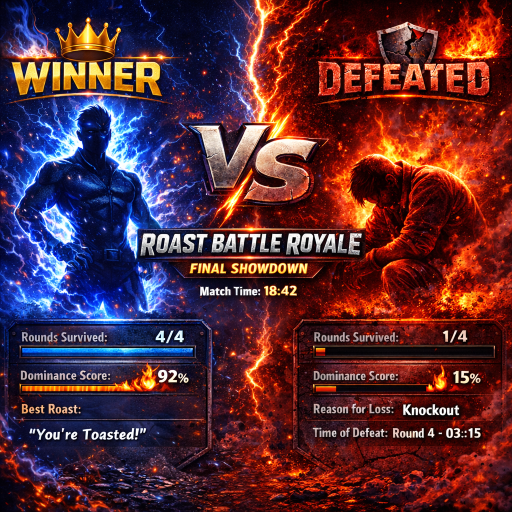
#> input picture core/battle_template.png, 1024 x 1024 px (shown at 1/2 size)
$ python battle_card.py
#> lines starting #> are read from the running program, lines starting #| are printed output that depends on the picture
"""
core/battle_card.py
===================
Overlays dynamic text on battle_template.png.
Fixes: no bar/text overlap, single match time, Roasts Landed (same total both sides).
"""

import os, random, tempfile
from PIL import Image, ImageDraw, ImageFont

TEMPLATE  = os.path.join(os.path.dirname(os.path.abspath(__file__)), "battle_template.png")
LOGO      = os.path.join(os.path.dirname(os.path.abspath(__file__)), "logo.png")
FONT_BOLD = "/usr/share/fonts/truetype/dejavu/DejaVuSans-Bold.ttf"
FONT_REG  = "/usr/share/fonts/truetype/dejavu/DejaVuSans.ttf"
W, H      = 1024, 1024
LOGO_BAR  = 90    # black bar height added above the template for logo

W_GOLD  = (255, 200,  35)
W_GOLD2 = (200, 145,  10)
W_BLUE  = ( 70, 145, 255)
W_WHITE = (225, 235, 255)
L_RED   = (220,  55,  15)
L_FIRE  = (255, 125,  20)
L_WHITE = (255, 210, 185)
WHITE   = (255, 255, 255)
GREY    = (170, 165, 180)

# Full interior of each panel — wipe these completely
LP = (36,  646, 484, 990)     # left  panel interior
RP = (542, 646, 990, 990)     # right panel interior

# Wipe the baked-in match time from template + our row
MT_WIPE = (150, 540, 875, 598)   # wide enough to kill template text


def _f(s, reg=False):
    try:    return ImageFont.truetype(FONT_REG if reg else FONT_BOLD, s)
    except: return ImageFont.load_default()

def _tw(d, t, f): return d.textlength(t, font=f)

def _glow(d, text, font, x, y, fill, gc, p=3, sp=7, a='lt'):
    if a == 'ct': x = int(x - _tw(d, text, font) / 2)
    if a == 'rt': x = int(x - _tw(d, text, font))
    r, g, b = gc
    for i in range(p, 0, -1):
        s = sp * i // p
        al = min(255, int(145 / i))
        for dx in range(-s, s+1, max(1, s//2)):
            for dy in range(-s, s+1, max(1, s//2)):
                d.text((x+dx, y+dy), text, font=font, fill=(r, g, b, al))
    d.text((x, y), text, font=font, fill=fill)

def _shadow(d, text, font, x, y, fill, a='lt', off=2):
    if a == 'ct': x = int(x - _tw(d, text, font) / 2)
    if a == 'rt': x = int(x - _tw(d, text, font))
    d.text((x+off, y+off), text, font=font, fill=(0, 0, 0, 180))
    d.text((x, y),          text, font=font, fill=fill)

def _bar(d, x, y, w, h, pct, col):
    """Progress bar with guaranteed spacing — caller must give correct y."""
    d.rectangle([x, y, x+w, y+h], fill=(10, 8, 20), outline=(50, 48, 65), width=1)
    fw = max(4, int(w * min(pct, 100) / 100))
    r, g, b = col
    for i in range(fw):
        br = 0.45 + 0.55 * (i / max(fw, 1))
        d.line([(x+i, y+1),(x+i, y+h-1)], fill=(int(r*br), int(g*br), int(b*br)))
    if fw > 3:
        d.line([(x+fw-1, y),(x+fw-1, y+h)], fill=col, width=2)

def _divider(d, x1, x2, y, col=(55, 52, 70)):
    d.line([(x1, y),(x2, y)], fill=col, width=1)

def _wrap(d, text, font, mw):
    words, lines, cur = text.split(), [], ""
    for w in words:
        t = (cur + " " + w).strip()
        if _tw(d, t, font) <= mw: cur = t
        else:
            if cur: lines.append(cur)
            cur = w
    if cur: lines.append(cur)
    return lines

def _shame(reason, dh, lr, wr):
    ratio = wr / max(lr, 1)
    pool = (["Tapped out. Couldn't take it.",
             "Waved the white flag. Pathetic.",
             "Quit mid-battle. Zero spine.",
             "Surrendered. This is your legacy."]
            if reason == "surrendered" else
            [f"Went silent for {dh}h. Classic.",
             "Clock finished what they couldn't.",
             "Timed out. Ran out of words.",
             "Ghosted the battle. Very brave."])
    if ratio >= 3: pool.append(f"Outroasted {ratio:.0f}x. Not even close.")
    return random.choice(pool)

def _quote(topic):
    return random.choice([
        f"Destroyed {topic} without breaking a sweat.",
        "Left them with absolutely no comeback.",
        "The roast heard around the world.",
        f"{topic} never recovered from this.",
        "Savage. Clean. Untouchable.",
    ])


def generate_battle_card(battle_data: dict) -> str:
    bid    = battle_data.get("battle_id",    "RB-00000")
    winner = battle_data.get("winner_name",  "WINNER").upper()
    loser  = battle_data.get("loser_name",   "LOSER").upper()
    wr     = int(battle_data.get("winner_roasts", 0))
    lr     = int(battle_data.get("loser_roasts",  0))
    dh     = int(battle_data.get("duration_hrs",  0))
    dm     = int(battle_data.get("duration_mins", 0))
    reason = battle_data.get("loss_reason", "timeout").lower()
    total  = int(battle_data.get("total_rounds", max(wr+lr, 1)))
    topic  = battle_data.get("topic", "Unknown")

    # Both fought same total rounds — difference is roasts LANDED
    w_dom   = min(99, wr * 100 // max(total, 1))
    l_dom   = max(4,  min(25, lr * 100 // max(total, 1)))
    dur     = f"{dh}:{dm:02d}"
    shame   = _shame(reason, dh, lr, wr)
    quote   = _quote(topic)
    r_lbl   = "Knockout" if reason == "timeout" else "Surrender"
    d_time  = f"Round {total}  ·  {dh:02d}:{dm:02d}"

    # ── Load template — paste below logo bar ─────────────────
    template_img = Image.open(TEMPLATE).convert("RGBA")
    template_img = template_img.resize((W, H), Image.LANCZOS)

    # New canvas = logo bar on top + template below
    img  = Image.new("RGBA", (W, H + LOGO_BAR), (0, 0, 0, 255))
    img.paste(template_img, (0, LOGO_BAR))
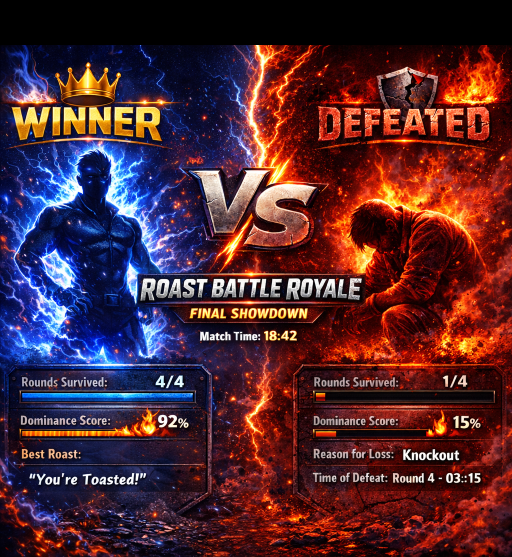
#> img: PIL image 1024x1114 RGBA (shown at 1/2 size); mean R, G, B, A 79.5, 39.7, 49.6, 255
    draw = ImageDraw.Draw(img, 'RGBA')

    # ── LOGO BAR — black bg, logo centered ───────────────────
    if os.path.exists(LOGO):
        logo     = Image.open(LOGO).convert("RGBA")
        logo_h   = LOGO_BAR - 10           # slight padding top/bottom
        logo_w   = logo_h                   # square logo
        logo     = logo.resize((logo_w, logo_h), Image.LANCZOS)
        logo_x   = (W - logo_w) // 2
        logo_y   = 5
        img.alpha_composite(logo, dest=(logo_x, logo_y))

    # Thin fire-red separator line under logo bar
    draw.rectangle([0, LOGO_BAR - 2, W, LOGO_BAR], fill=(200, 40, 10))

    # All subsequent y positions are offset by LOGO_BAR
    Y = LOGO_BAR   # use this offset for everything below

    # ── WIPE panels + match time completely ───────────────────
    draw.rectangle([LP[0], LP[1]+Y, LP[2], LP[3]+Y], fill=(14, 11, 24, 252))
    draw.rectangle([RP[0], RP[1]+Y, RP[2], RP[3]+Y], fill=(22,  8,  5, 252))
    draw.rectangle([MT_WIPE[0], MT_WIPE[1]+Y, MT_WIPE[2], MT_WIPE[3]+Y], fill=(6, 4, 14, 245))

    # ─────────────────────────────────────────────────────────
    # MATCH TIME — single, centered, clean
    # ─────────────────────────────────────────────────────────
    _shadow(draw, f"Match Time:  {dur}", _f(25), 512, 553+Y, WHITE, a='ct')

    # ─────────────────────────────────────────────────────────
    # LEFT PANEL — Winner stats
    # ─────────────────────────────────────────────────────────
    LX  = LP[0] + 18
    LXR = LP[2] - 18
    LBW = LP[2] - LP[0] - 36
    lf2 = _f(21, reg=True)
    vf  = _f(28)
    smf = _f(18, reg=True)
    BAR_H = 15

    y = LP[1] + 16 + Y

    # Roasts Landed
    draw.text((LX, y), "Roasts Landed:", font=lf2, fill=GREY)
    _glow(draw, f"{wr}/{total}", vf, LXR, y-2, W_WHITE, W_BLUE, p=2, sp=5, a='rt')
    y += 32
    _bar(draw, LX, y, LBW, BAR_H, w_dom, (55, 135, 255))
    y += BAR_H + 20

    # Dominance Score
    draw.text((LX, y), "Dominance Score:", font=lf2, fill=GREY)
    _glow(draw, f"{w_dom}%", vf, LXR, y-2, W_GOLD, W_GOLD2, p=2, sp=5, a='rt')
    y += 32
    _bar(draw, LX, y, LBW, BAR_H, w_dom, (195, 95, 8))
    y += BAR_H + 20

    # Divider
    _divider(draw, LX, LXR, y)
    y += 14

    # Best Roast
    _glow(draw, "Best Roast:", _f(21), LX, y, W_GOLD, W_GOLD2, p=1, sp=3)
    y += 30
    for ql in _wrap(draw, f'"{quote}"', smf, LBW)[:3]:
#> in _wrap, `words, lines, cur = text.split(), [], ""`: words = ['"My', 'Ex', 'never', 'recovered', 'from', 'this."']; cur = ''
        _shadow(draw, ql, smf, LX, y, WHITE)
        y += 25
#> this loop made 1 pass
#> after the loop, y = 955

    # Winner name pinned to panel bottom
    _divider(draw, LX, LXR, LP[3]+Y-46, col=(60, 58, 80))
    _glow(draw, winner, _f(30), LX, LP[3]+Y-40, W_GOLD, W_GOLD2, p=3, sp=7)

    # ─────────────────────────────────────────────────────────
    # RIGHT PANEL — Loser stats
    # ─────────────────────────────────────────────────────────
    RX  = RP[0] + 18
    RXR = RP[2] - 18
    RBW = RP[2] - RP[0] - 36

    y = RP[1] + 16 + Y

    # Roasts Landed
    draw.text((RX, y), "Roasts Landed:", font=lf2, fill=GREY)
    _glow(draw, f"{lr}/{total}", vf, RXR, y-2, L_WHITE, L_RED, p=2, sp=5, a='rt')
    y += 32
    _bar(draw, RX, y, RBW, BAR_H, l_dom, (195, 35, 8))
    y += BAR_H + 20

    # Dominance Score
    draw.text((RX, y), "Dominance Score:", font=lf2, fill=GREY)
    _glow(draw, f"{l_dom}%", vf, RXR, y-2, L_FIRE, L_RED, p=2, sp=5, a='rt')
    y += 32
    _bar(draw, RX, y, RBW, BAR_H, l_dom, (170, 55, 4))
    y += BAR_H + 20

    # Divider
    _divider(draw, RX, RXR, y, col=(70, 35, 25))
    y += 14

    # Reason for Loss
    draw.text((RX, y), "Reason for Loss:", font=lf2, fill=GREY)
    _glow(draw, r_lbl, vf, RXR, y-2, WHITE, L_RED, p=2, sp=5, a='rt')
    y += 40

    # Time of Defeat
    draw.text((RX, y), "Time of Defeat:", font=lf2, fill=GREY)
    _shadow(draw, d_time, _f(21), RXR, y+3, WHITE, a='rt')
    y += 40

    # Shame line
    _divider(draw, RX, RXR, y, col=(70, 35, 25))
    y += 12
    for sl in _wrap(draw, shame, _f(17, reg=True), RBW)[:2]:
        draw.text((RX, y), sl, font=_f(17, reg=True), fill=(210, 100, 80))
        y += 23
#> this loop made 1 pass
#> (sl, y) on pass 1: ('Ghosted the battle. Very brave.', 1015)
#> after the loop, y = 1015

    # Loser name pinned to panel bottom
    _divider(draw, RX, RXR, RP[3]+Y-46, col=(70, 30, 20))
    _glow(draw, loser, _f(30), RXR, RP[3]+Y-40, L_RED, L_FIRE, p=3, sp=7, a='rt')

    # ─────────────────────────────────────────────────────────
    # WATERMARK — bottom center
    # ─────────────────────────────────────────────────────────
    wm  = f"roasterai.com  ·  #{bid}"
    wmf = _f(14, reg=True)
    draw.text(((W - int(_tw(draw, wm, wmf))) // 2, H + Y - 16),
              wm, font=wmf, fill=(85, 82, 95, 185))

    # ── Save ─────────────────────────────────────────────────
    out = img.convert("RGB")
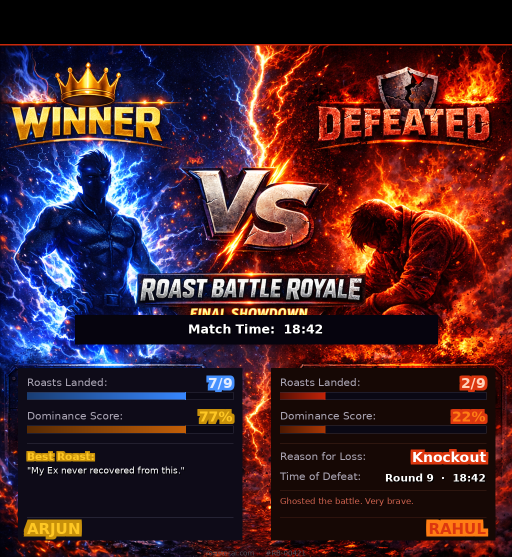
#> out: PIL image 1024x1114 RGB (shown at 1/2 size); mean R, G, B 69.2, 36.7, 43.6
    tmp = tempfile.NamedTemporaryFile(suffix=".jpg", prefix=f"battle_{bid}_", delete=False)
    out.save(tmp.name, "JPEG", quality=96)
    tmp.close()
    return tmp.name


if __name__ == "__main__":
    path = generate_battle_card({
        "battle_id":     "RB-00421",
        "winner_name":   "Arjun",
        "loser_name":    "Rahul",
        "winner_roasts": 7,
        "loser_roasts":  2,
        "duration_hrs":  18,
        "duration_mins": 42,
        "loss_reason":   "timeout",
        "total_rounds":  9,
        "topic":         "My Ex",
    })
    print(f"Saved: {path}")

$ run again, with FMymNsqaQAAH93B.jpg saved as core/battle_template.png
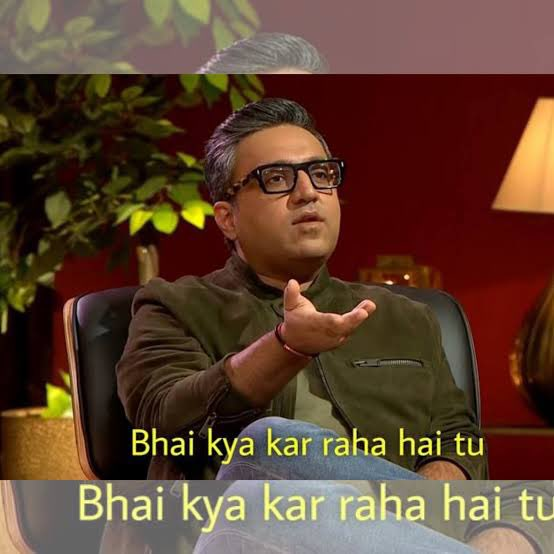
#> input picture FMymNsqaQAAH93B.jpg, 554 x 554 px
#> in generate_battle_card, `img.paste(template_img, (0, LOGO_BAR))`:
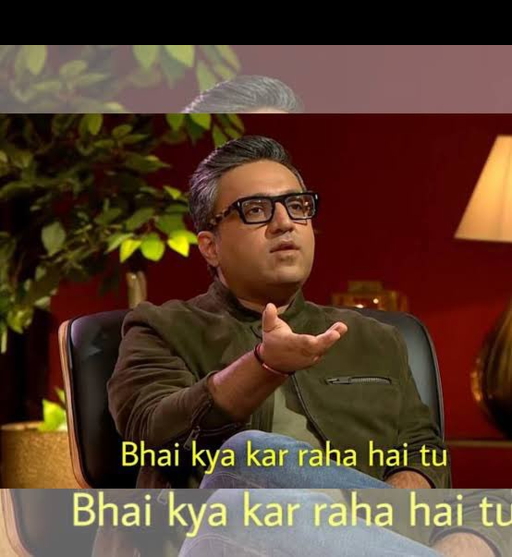
#> img: PIL image 1024x1114 RGBA (shown at 1/2 size); mean R, G, B, A 86.4, 60.3, 44.6, 255
#> words = ['"My', 'Ex', 'never', 'recovered', 'from', 'this."']; cur = ''
#> the loop in generate_battle_card, `for ql in _wrap(draw, f'"{quote}"', smf, LBW)[:3]:` made 1 pass
#> (ql, y) on pass 1: ('"My Ex never recovered from this."', 955)
#> after the loop in generate_battle_card, `for ql in _wrap(draw, f'"{quote}"', smf, LBW)[:3]:`: y = 955
#> the loop in generate_battle_card, `for sl in _wrap(draw, shame, _f(17, reg=True), RBW)[:2]:` made 1 pass
#> (sl, y) on pass 1: ('Ghosted the battle. Very brave.', 1015)
#> after the loop in generate_battle_card, `for sl in _wrap(draw, shame, _f(17, reg=True), RBW)[:2]:`: y = 1015
#> in generate_battle_card, `out = img.convert("RGB")`:
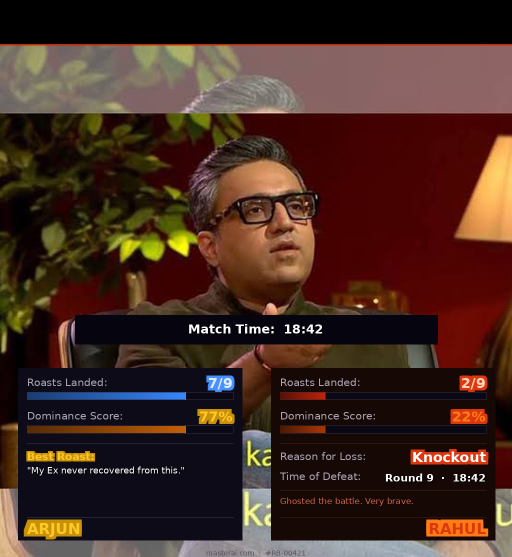
#> out: PIL image 1024x1114 RGB (shown at 1/2 size); mean R, G, B 68.6, 42.7, 33.8
